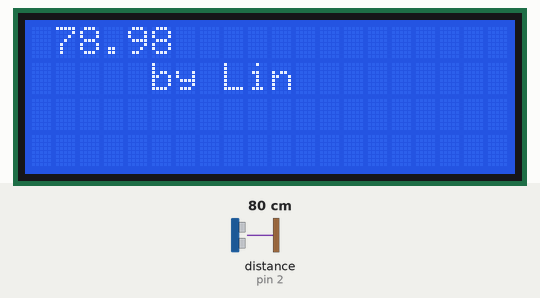
Simulated run of this sketch. Board: Arduino Uno, built with avr-gcc and run on an emulated ATmega328P. On the bench: 20×4 character LCD. Wiring (inferred from the names in the program): ultrasonic range finder: trigger pin 3; echo pin 2. The test bench sets the inputs (shaded band); at power-on: distance to the obstacle (sensor on pin 2) 80 cm. The echo pulse lasts 58.3 µs per cm.

Above: at 1.2 s.
1.3 s: distance to the obstacle (sensor on pin 2) set to 2 cm
At 1.59 s:
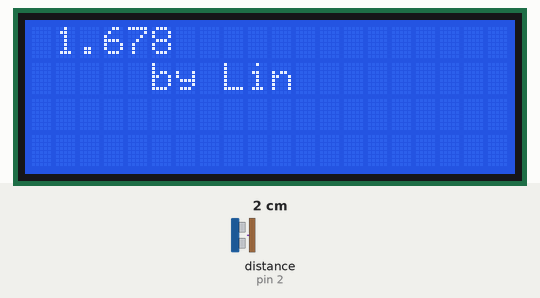
2.8 s: distance to the obstacle (sensor on pin 2) set to 4 cm
At 4.1 s:
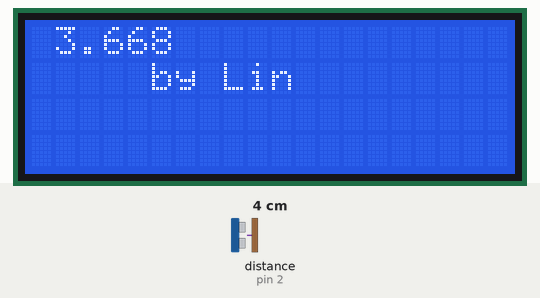
4.4 s: distance to the obstacle (sensor on pin 2) set to 9 cm
At 5.2 s:
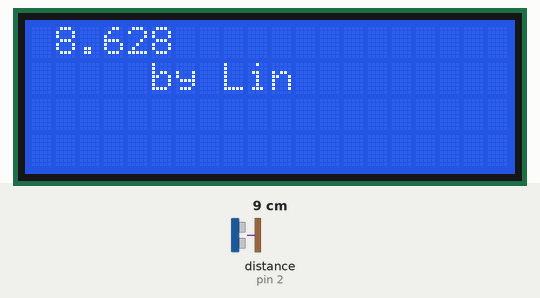
Timing chart, 0 to 7.4 s (numbered marks = the images above; inputs shaded):
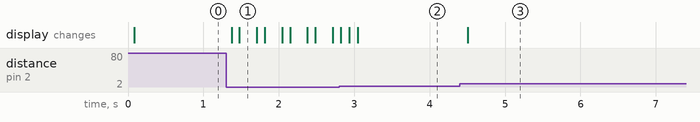

The sketch:

LCD1602_example.ino
```cpp
#include <Wire.h>
#include <LiquidCrystal_I2C.h>
int trig_pin = 3;
int echo_pin = 2;
long echotime; //in micro seconds
float distance; //in cm

LiquidCrystal_I2C lcd(0x27,20,4);  //设置IIC地址

void setup()
{
  lcd.init();  //初始化
  lcd.backlight();  //打开背光

  lcd.setCursor(5,1);
  lcd.print("by Lin");
  pinMode(trig_pin, OUTPUT);
  pinMode(echo_pin, INPUT);
  digitalWrite(trig_pin, LOW);
}


void loop()
{
  digitalWrite(trig_pin, HIGH);
  delayMicroseconds(10);
  digitalWrite(trig_pin, LOW);

  //get the result
  echotime= pulseIn(echo_pin, HIGH);
  distance= 0.0001*((float)echotime*340.0)/2.0;

  //send over Bluetooth
    lcd.setCursor(1,0);  //设置第几列之后;第几行
  lcd.print(distance);
  lcd.setCursor(5,1);
  lcd.print("by Lin");

  delay(100);
}
```

Measured:
- after the input at 1.3 s, the display: first changes after 0.07 s (image 1 shows a later state)
- after the input at 2.8 s, the display: changes at once (image 2)
- after the input at 4.4 s, the display: changes after 0.11 s (image 3)
